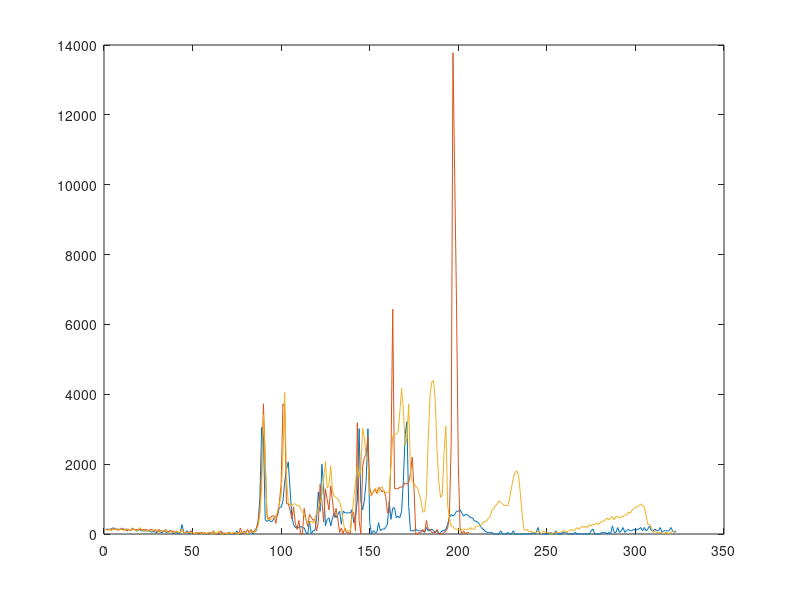

MATLAB code to generate this figure:
load('dados1.mat')
v1=volume;
load('dados2.mat')
v2=volume;
load('dados3.mat')
v3=volume;

figure(1)
plot(v1)
hold on
plot(v2)
plot(v3)



